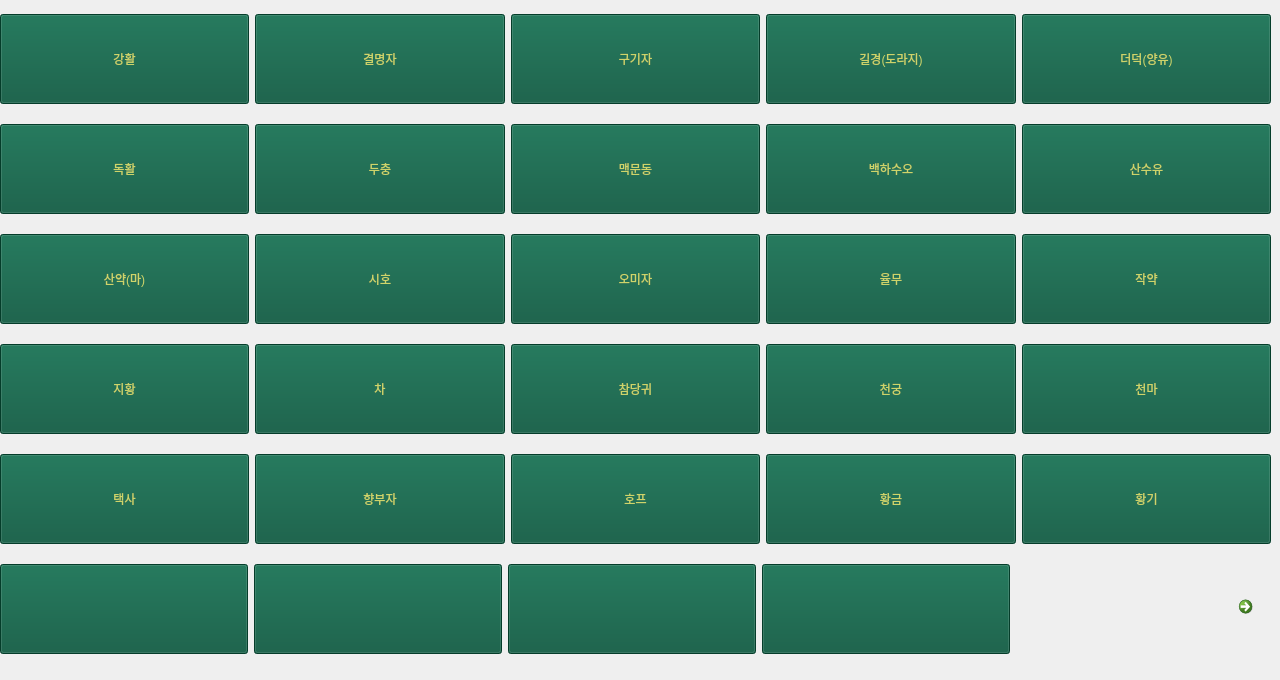
   <widget class="QWidget" name="tab4">
    <attribute name="title">
     <string>약초</string>
    </attribute>
    <widget class="QWidget" name="layoutWidget_9">
     <property name="geometry">
      <rect>
       <x>0</x>
       <y>0</y>
       <width>1271</width>
       <height>671</height>
      </rect>
     </property>
     <layout class="QVBoxLayout" name="verticalLayout_5">
      <item>
       <layout class="QHBoxLayout" name="horizontalLayout_29">
        <item>
         <widget class="QPushButton" name="pushButton_4_1">
          <property name="minimumSize">
           <size>
            <width>0</width>
            <height>90</height>
           </size>
          </property>
          <property name="styleSheet">
           <string notr="true">background-color: rgb(7, 85, 59);
color: rgb(206, 212, 106);
font: 18pt &quot;Agency FB&quot;;</string>
          </property>
          <property name="text">
           <string>강활</string>
          </property>
         </widget>
        </item>
        <item>
         <widget class="QPushButton" name="pushButton_4_2">
          <property name="minimumSize">
           <size>
            <width>0</width>
            <height>90</height>
           </size>
          </property>
          <property name="styleSheet">
           <string notr="true">background-color: rgb(7, 85, 59);
color: rgb(206, 212, 106);
font: 18pt &quot;Agency FB&quot;;</string>
          </property>
          <property name="text">
           <string>결명자</string>
          </property>
         </widget>
        </item>
        <item>
         <widget class="QPushButton" name="pushButton_4_3">
          <property name="minimumSize">
           <size>
            <width>0</width>
            <height>90</height>
           </size>
          </property>
          <property name="styleSheet">
           <string notr="true">background-color: rgb(7, 85, 59);
color: rgb(206, 212, 106);
font: 18pt &quot;Agency FB&quot;;</string>
          </property>
          <property name="text">
           <string>구기자</string>
          </property>
         </widget>
        </item>
        <item>
         <widget class="QPushButton" name="pushButton_4_4">
          <property name="minimumSize">
           <size>
            <width>0</width>
            <height>90</height>
           </size>
          </property>
          <property name="styleSheet">
           <string notr="true">background-color: rgb(7, 85, 59);
color: rgb(206, 212, 106);
font: 18pt &quot;Agency FB&quot;;</string>
          </property>
          <property name="text">
           <string>길경(도라지)</string>
          </property>
         </widget>
        </item>
        <item>
         <widget class="QPushButton" name="pushButton_4_5">
          <property name="minimumSize">
           <size>
            <width>0</width>
            <height>90</height>
           </size>
          </property>
          <property name="styleSheet">
           <string notr="true">background-color: rgb(7, 85, 59);
color: rgb(206, 212, 106);
font: 18pt &quot;Agency FB&quot;;</string>
          </property>
          <property name="text">
           <string>더덕(양유)</string>
          </property>
         </widget>
        </item>
       </layout>
      </item>
      <item>
       <layout class="QHBoxLayout" name="horizontalLayout_30">
        <item>
         <widget class="QPushButton" name="pushButton_4_6">
          <property name="minimumSize">
           <size>
            <width>0</width>
            <height>90</height>
           </size>
          </property>
          <property name="styleSheet">
           <string notr="true">background-color: rgb(7, 85, 59);
color: rgb(206, 212, 106);
font: 18pt &quot;Agency FB&quot;;</string>
          </property>
          <property name="text">
           <string>독활</string>
          </property>
         </widget>
        </item>
        <item>
         <widget class="QPushButton" name="pushButton_4_7">
          <property name="minimumSize">
           <size>
            <width>0</width>
            <height>90</height>
           </size>
          </property>
          <property name="styleSheet">
           <string notr="true">background-color: rgb(7, 85, 59);
color: rgb(206, 212, 106);
font: 18pt &quot;Agency FB&quot;;</string>
          </property>
          <property name="text">
           <string>두충</string>
          </property>
         </widget>
        </item>
        <item>
         <widget class="QPushButton" name="pushButton_4_8">
          <property name="minimumSize">
           <size>
            <width>0</width>
            <height>90</height>
           </size>
          </property>
          <property name="styleSheet">
           <string notr="true">background-color: rgb(7, 85, 59);
color: rgb(206, 212, 106);
font: 18pt &quot;Agency FB&quot;;</string>
          </property>
          <property name="text">
           <string>맥문동</string>
          </property>
         </widget>
        </item>
        <item>
         <widget class="QPushButton" name="pushButton_4_9">
          <property name="minimumSize">
           <size>
            <width>0</width>
            <height>90</height>
           </size>
          </property>
          <property name="styleSheet">
           <string notr="true">background-color: rgb(7, 85, 59);
color: rgb(206, 212, 106);
font: 18pt &quot;Agency FB&quot;;</string>
          </property>
          <property name="text">
           <string>백하수오</string>
          </property>
         </widget>
        </item>
        <item>
         <widget class="QPushButton" name="pushButton_4_10">
          <property name="minimumSize">
           <size>
            <width>0</width>
            <height>90</height>
           </size>
          </property>
          <property name="styleSheet">
           <string notr="true">background-color: rgb(7, 85, 59);
color: rgb(206, 212, 106);
font: 18pt &quot;Agency FB&quot;;</string>
          </property>
          <property name="text">
           <string>산수유</string>
          </property>
         </widget>
        </item>
       </layout>
      </item>
      <item>
       <layout class="QHBoxLayout" name="horizontalLayout_31">
        <item>
         <widget class="QPushButton" name="pushButton_4_11">
          <property name="minimumSize">
           <size>
            <width>0</width>
            <height>90</height>
           </size>
          </property>
          <property name="styleSheet">
           <string notr="true">background-color: rgb(7, 85, 59);
color: rgb(206, 212, 106);
font: 18pt &quot;Agency FB&quot;;</string>
          </property>
          <property name="text">
           <string>산약(마)</string>
          </property>
         </widget>
        </item>
        <item>
         <widget class="QPushButton" name="pushButton_4_12">
          <property name="minimumSize">
           <size>
            <width>0</width>
            <height>90</height>
           </size>
          </property>
          <property name="styleSheet">
           <string notr="true">background-color: rgb(7, 85, 59);
color: rgb(206, 212, 106);
font: 18pt &quot;Agency FB&quot;;</string>
          </property>
          <property name="text">
           <string>시호</string>
          </property>
         </widget>
        </item>
        <item>
         <widget class="QPushButton" name="pushButton_4_13">
          <property name="minimumSize">
           <size>
            <width>0</width>
            <height>90</height>
           </size>
          </property>
          <property name="styleSheet">
           <string notr="true">background-color: rgb(7, 85, 59);
color: rgb(206, 212, 106);
font: 18pt &quot;Agency FB&quot;;</string>
          </property>
          <property name="text">
           <string>오미자</string>
          </property>
         </widget>
        </item>
        <item>
         <widget class="QPushButton" name="pushButton_4_14">
          <property name="minimumSize">
           <size>
            <width>0</width>
            <height>90</height>
           </size>
          </property>
          <property name="styleSheet">
           <string notr="true">background-color: rgb(7, 85, 59);
color: rgb(206, 212, 106);
font: 18pt &quot;Agency FB&quot;;</string>
          </property>
          <property name="text">
           <string>율무</string>
          </property>
         </widget>
        </item>
        <item>
         <widget class="QPushButton" name="pushButton_4_15">
          <property name="minimumSize">
           <size>
            <width>0</width>
            <height>90</height>
           </size>
          </property>
          <property name="styleSheet">
           <string notr="true">background-color: rgb(7, 85, 59);
color: rgb(206, 212, 106);
font: 18pt &quot;Agency FB&quot;;</string>
          </property>
          <property name="text">
           <string>작약</string>
          </property>
         </widget>
        </item>
       </layout>
      </item>
      <item>
       <layout class="QHBoxLayout" name="horizontalLayout_32">
        <item>
         <widget class="QPushButton" name="pushButton_4_16">
          <property name="minimumSize">
           <size>
            <width>0</width>
            <height>90</height>
           </size>
          </property>
          <property name="styleSheet">
           <string notr="true">background-color: rgb(7, 85, 59);
color: rgb(206, 212, 106);
font: 18pt &quot;Agency FB&quot;;</string>
          </property>
          <property name="text">
           <string>지황</string>
          </property>
         </widget>
        </item>
        <item>
         <widget class="QPushButton" name="pushButton_4_17">
          <property name="minimumSize">
           <size>
            <width>0</width>
            <height>90</height>
           </size>
          </property>
          <property name="styleSheet">
           <string notr="true">background-color: rgb(7, 85, 59);
color: rgb(206, 212, 106);
font: 18pt &quot;Agency FB&quot;;</string>
          </property>
          <property name="text">
           <string>차</string>
          </property>
         </widget>
        </item>
        <item>
         <widget class="QPushButton" name="pushButton_4_18">
          <property name="minimumSize">
           <size>
            <width>0</width>
            <height>90</height>
           </size>
          </property>
          <property name="styleSheet">
           <string notr="true">background-color: rgb(7, 85, 59);
color: rgb(206, 212, 106);
font: 18pt &quot;Agency FB&quot;;</string>
          </property>
          <property name="text">
           <string>참당귀</string>
          </property>
         </widget>
        </item>
        <item>
         <widget class="QPushButton" name="pushButton_4_19">
          <property name="minimumSize">
           <size>
            <width>0</width>
            <height>90</height>
           </size>
          </property>
          <property name="styleSheet">
           <string notr="true">background-color: rgb(7, 85, 59);
color: rgb(206, 212, 106);
font: 18pt &quot;Agency FB&quot;;</string>
          </property>
          <property name="text">
           <string>천궁</string>
          </property>
         </widget>
        </item>
        <item>
         <widget class="QPushButton" name="pushButton_4_20">
          <property name="minimumSize">
           <size>
            <width>0</width>
            <height>90</height>
           </size>
          </property>
          <property name="styleSheet">
           <string notr="true">background-color: rgb(7, 85, 59);
color: rgb(206, 212, 106);
font: 18pt &quot;Agency FB&quot;;</string>
          </property>
          <property name="text">
           <string>천마</string>
          </property>
         </widget>
        </item>
       </layout>
      </item>
      <item>
       <layout class="QHBoxLayout" name="horizontalLayout_33">
        <item>
         <widget class="QPushButton" name="pushButton_4_21">
          <property name="minimumSize">
           <size>
            <width>0</width>
            <height>90</height>
           </size>
          </property>
          <property name="styleSheet">
           <string notr="true">background-color: rgb(7, 85, 59);
color: rgb(206, 212, 106);
font: 18pt &quot;Agency FB&quot;;</string>
          </property>
          <property name="text">
           <string>택사</string>
          </property>
         </widget>
        </item>
        <item>
         <widget class="QPushButton" name="pushButton_4_22">
          <property name="minimumSize">
           <size>
            <width>0</width>
            <height>90</height>
           </size>
          </property>
          <property name="styleSheet">
           <string notr="true">background-color: rgb(7, 85, 59);
color: rgb(206, 212, 106);
font: 18pt &quot;Agency FB&quot;;</string>
          </property>
          <property name="text">
           <string>향부자</string>
          </property>
         </widget>
        </item>
        <item>
         <widget class="QPushButton" name="pushButton_4_23">
          <property name="minimumSize">
           <size>
            <width>0</width>
            <height>90</height>
           </size>
          </property>
          <property name="styleSheet">
           <string notr="true">background-color: rgb(7, 85, 59);
color: rgb(206, 212, 106);
font: 18pt &quot;Agency FB&quot;;</string>
          </property>
          <property name="text">
           <string>호프</string>
          </property>
         </widget>
        </item>
        <item>
         <widget class="QPushButton" name="pushButton_4_24">
          <property name="minimumSize">
           <size>
            <width>0</width>
            <height>90</height>
           </size>
          </property>
          <property name="styleSheet">
           <string notr="true">background-color: rgb(7, 85, 59);
color: rgb(206, 212, 106);
font: 18pt &quot;Agency FB&quot;;</string>
          </property>
          <property name="text">
           <string>황금</string>
          </property>
         </widget>
        </item>
        <item>
         <widget class="QPushButton" name="pushButton_4_25">
          <property name="minimumSize">
           <size>
            <width>0</width>
            <height>90</height>
           </size>
          </property>
          <property name="styleSheet">
           <string notr="true">background-color: rgb(7, 85, 59);
color: rgb(206, 212, 106);
font: 18pt &quot;Agency FB&quot;;</string>
          </property>
          <property name="text">
           <string>황기</string>
          </property>
         </widget>
        </item>
       </layout>
      </item>
      <item>
       <layout class="QHBoxLayout" name="horizontalLayout_34">
        <item>
         <widget class="QPushButton" name="pushButton_162">
          <property name="minimumSize">
           <size>
            <width>248</width>
            <height>90</height>
           </size>
          </property>
          <property name="maximumSize">
           <size>
            <width>248</width>
            <height>90</height>
           </size>
          </property>
          <property name="styleSheet">
           <string notr="true">background-color: rgb(7, 85, 59);
color: rgb(206, 212, 106);
font: 18pt &quot;Agency FB&quot;;</string>
          </property>
          <property name="text">
           <string/>
          </property>
         </widget>
        </item>
        <item>
         <widget class="QPushButton" name="pushButton_163">
          <property name="minimumSize">
           <size>
            <width>248</width>
            <height>90</height>
           </size>
          </property>
          <property name="maximumSize">
           <size>
            <width>248</width>
            <height>90</height>
           </size>
          </property>
          <property name="styleSheet">
           <string notr="true">background-color: rgb(7, 85, 59);
color: rgb(206, 212, 106);
font: 18pt &quot;Agency FB&quot;;</string>
          </property>
          <property name="text">
           <string/>
          </property>
         </widget>
        </item>
        <item>
         <widget class="QPushButton" name="pushButton_164">
          <property name="minimumSize">
           <size>
            <width>248</width>
            <height>90</height>
           </size>
          </property>
          <property name="maximumSize">
           <size>
            <width>248</width>
            <height>90</height>
           </size>
          </property>
          <property name="styleSheet">
           <string notr="true">background-color: rgb(7, 85, 59);
color: rgb(206, 212, 106);
font: 18pt &quot;Agency FB&quot;;</string>
          </property>
          <property name="text">
           <string/>
          </property>
         </widget>
        </item>
        <item>
         <widget class="QPushButton" name="pushButton_165">
          <property name="minimumSize">
           <size>
            <width>248</width>
            <height>90</height>
           </size>
          </property>
          <property name="maximumSize">
           <size>
            <width>248</width>
            <height>90</height>
           </size>
          </property>
          <property name="styleSheet">
           <string notr="true">background-color: rgb(7, 85, 59);
color: rgb(206, 212, 106);
font: 18pt &quot;Agency FB&quot;;</string>
          </property>
          <property name="text">
           <string/>
          </property>
         </widget>
        </item>
        <item>
         <spacer name="horizontalSpacer_5">
          <property name="orientation">
           <enum>Qt::Horizontal</enum>
          </property>
          <property name="sizeHint" stdset="0">
           <size>
            <width>40</width>
            <height>20</height>
           </size>
          </property>
         </spacer>
        </item>
        <item>
         <widget class="QCommandLinkButton" name="commandLinkButton_4">
          <property name="maximumSize">
           <size>
            <width>40</width>
            <height>40</height>
           </size>
          </property>
          <property name="styleSheet">
           <string notr="true">background-color: rgb(7, 85, 59);
color:rgb(206, 212, 106);
</string>
          </property>
          <property name="text">
           <string/>
          </property>
         </widget>
        </item>
       </layout>
      </item>
     </layout>
    </widget>
   </widget>
